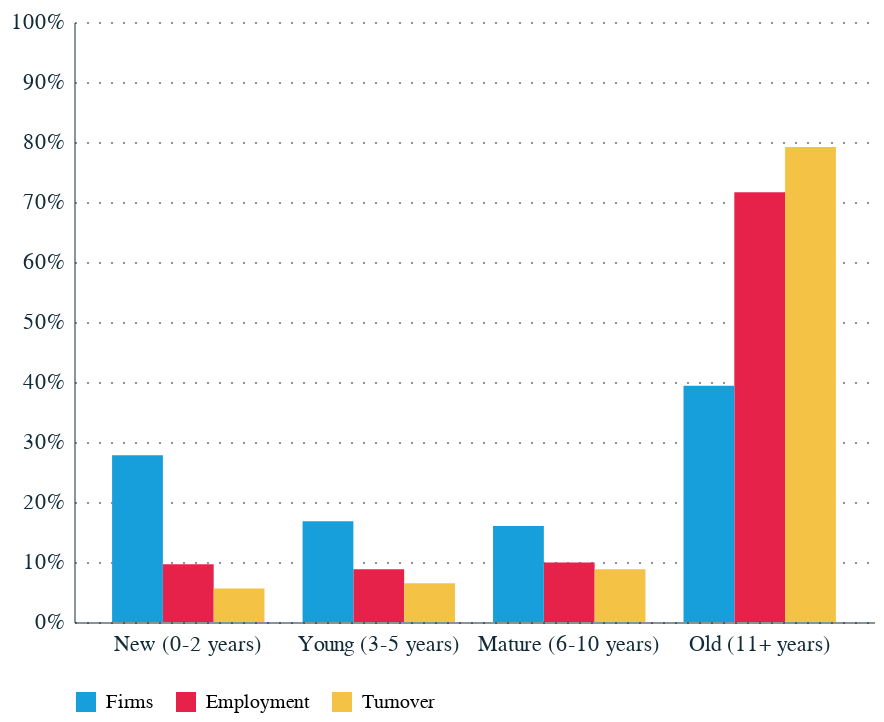

The cell this chart's notebook holds for it:
### Code cell
# 2023 economic contribution by firm age

age_df = population_df[population_df['dimension']=='Age']
age_df_2023 = age_df[age_df['year']==2023]


age_df_2023['Total_employment'] = age_df_2023['employment'].sum()
age_df_2023['Total_firms'] = age_df_2023['n_firms'].sum()
age_df_2023['Total_turnover'] = age_df_2023['turnover'].sum()

age_df_2023['Share_of_employment'] = age_df_2023['employment']/age_df_2023['Total_employment']
age_df_2023['Share_of_firms'] = age_df_2023['n_firms']/age_df_2023['Total_firms']
age_df_2023['Share_of_turnover'] = age_df_2023['turnover']/age_df_2023['Total_turnover']

firmage_share_of_activity = age_df_2023.melt(id_vars='category',
                                                value_vars=['Share_of_employment','Share_of_firms','Share_of_turnover'],
                                                value_name='Share of activity')

label_map = {
    'Share_of_employment': 'Employment',
    'Share_of_firms': 'Firms',
    'Share_of_turnover': 'Turnover'
}

firmage_share_of_activity['variable'] = firmage_share_of_activity['variable'].map(label_map)

sizeband_order = ['New (0-2 years)', 'Young (3-5 years)', 'Mature (6-10 years)', 'Old (11+ years)']
variable_order = ['Firms', 'Employment', 'Turnover']

chart = alt.Chart(firmage_share_of_activity).mark_bar().encode(
    x=alt.X('category:O', sort=sizeband_order),
    y=alt.Y('Share of activity:Q', axis=alt.Axis(format='%'), scale=alt.Scale(domain=[0, 1])),
    color=alt.Color('variable:N', sort=variable_order).legend(title=None, orient='bottom', 
        direction='horizontal'),
    xOffset=alt.XOffset('variable:N', sort=variable_order)
)

display(chart)
#chart.save(chart_path / 'Descriptive paper/Composition/BSD_firmsize_contribution.png', scale_factor=2.0)

### Figure 1 — Vega-Lite specification as saved in the notebook (floating-point values rounded to 4 significant figures)
{"config": {"font": "Circular Std", "mark": {"line": {"interpolate": "linear"}}, "view": {"stroke": "transparent", "width": 400, "height": 300}, "range": {"category": ["#179fdb", "#e6224b", "#f4c245", "#122b39", "#eb5c2e", "#36b7b4"], "diverging": ["#E6224B", "#E54753", "#C9C9C9", "#179FDB", "#122B39"], "heatmap": ["#C9C9C9", "#179FDB", "#0063AF", "#122B39"], "ordinal": ["#00A767", "#36B7B4", "#179FDB", "#0063AF", "#243B5A"]}, "axisX": {"labelColor": "#122b39", "tickColor": "#122b39", "domainColor": "#122b39", "domainOpacity": 0.5, "gridOpacity": 0, "labelFont": "Circular Std", "labelAngle": 0, "labelAlign": "center", "labelFontSize": 11, "labelPadding": 5, "tickCount": 10, "tickSize": 0, "title": ""}, "axisY": {"labelColor": "#122b39", "labelFont": "Circular Std", "tickColor": "#122b39", "domainColor": "#122b39", "gridColor": "#122b39", "gridDash": [1, 5], "gridOpacity": 0.5, "labelPadding": 5, "labelFontSize": 11, "domainOpacity": 0.5, "tickSize": 0, "title": null, "titleAlign": "left", "titleAngle": 0, "titleBaseline": "bottom", "titleColor": "#122b39", "titleOpacity": 0.9, "titleX": 0, "titleY": -7}}, "data": {"name": "data-95b9cce5f18ecb3d560d416e8d0fc376"}, "mark": {"type": "bar"}, "encoding": {"color": {"field": "variable", "legend": {"title": null, "orient": "bottom", "direction": "horizontal"}, "sort": ["Firms", "Employment", "Turnover"], "type": "nominal"}, "x": {"field": "category", "sort": ["New (0-2 years)", "Young (3-5 years)", "Mature (6-10 years)", "Old (11+ years)"], "type": "ordinal"}, "xOffset": {"field": "variable", "sort": ["Firms", "Employment", "Turnover"], "type": "nominal"}, "y": {"axis": {"format": "%"}, "field": "Share of activity", "scale": {"domain": [0, 1]}, "type": "quantitative"}}, "$schema": "https://vega.github.io/schema/vega-lite/v5.20.1.json", "datasets": {"data-95b9cce5f18ecb3d560d416e8d0fc376": [{"category": "Mature (6-10 years)", "variable": "Employment", "Share of activity": 0.09927}, {"category": "New (0-2 years)", "variable": "Employment", "Share of activity": 0.09636}, {"category": "Old (11+ years)", "variable": "Employment", "Share of activity": 0.7164}, {"category": "Young (3-5 years)", "variable": "Employment", "Share of activity": 0.08799}, {"category": "Mature (6-10 years)", "variable": "Firms", "Share of activity": 0.1602}, {"category": "New (0-2 years)", "variable": "Firms", "Share of activity": 0.2781}, {"category": "Old (11+ years)", "variable": "Firms", "Share of activity": 0.3939}, {"category": "Young (3-5 years)", "variable": "Firms", "Share of activity": 0.1678}, {"category": "Mature (6-10 years)", "variable": "Turnover", "Share of activity": 0.08772}, {"category": "New (0-2 years)", "variable": "Turnover", "Share of activity": 0.05587}, {"category": "Old (11+ years)", "variable": "Turnover", "Share of activity": 0.7917}, {"category": "Young (3-5 years)", "variable": "Turnover", "Share of activity": 0.06472}]}}
